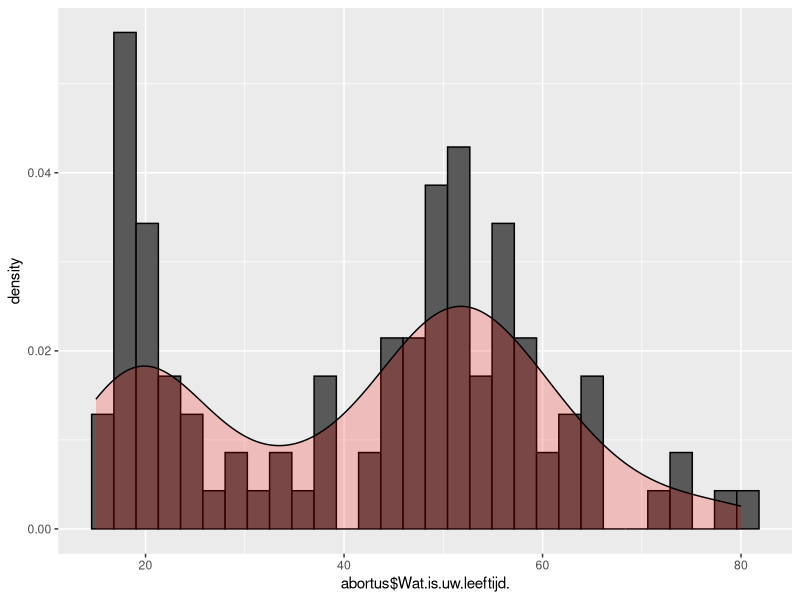

Here is the R script that generated this plot:
## ---- chunk 1
abortus <- read.csv("abortus_dataset.csv",
                    na.strings = "NA")
head(abortus)
## ---- chunk 2
library(tidyverse)
summary(abortus$Wat.is.uw.leeftijd.)
## ---- chunk 3
leeftijd <- data.frame(abortus$Wat.is.uw.leeftijd.)

ggplot(leeftijd, aes(x=abortus$Wat.is.uw.leeftijd.)) + geom_histogram(aes(y =..density..), color = "black")+geom_density(alpha = .2, fill= "red")
## ---- chunk 4
shapiro.test(abortus$Wat.is.uw.leeftijd.)
